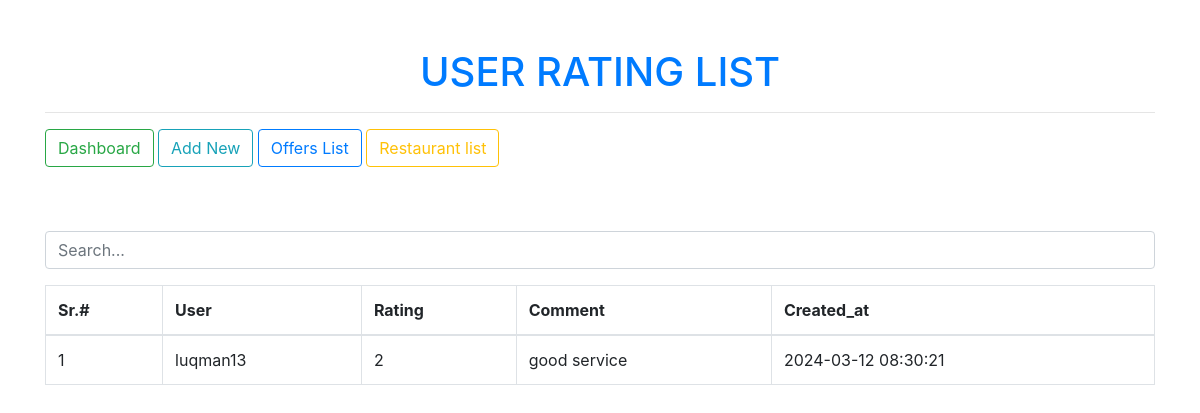
The app's page /restaurant/user_rating.php?id=6 (signed in) with its own data.
### tables this page shows
CREATE TABLE `ratings` (
  `RatingID` int(11) NOT NULL,
  `UserID` int(11) DEFAULT NULL,
  `RestaurantID` int(11) DEFAULT NULL,
  `Rating` int(11) NOT NULL,
  `Comment` text DEFAULT NULL,
  `Created_at` timestamp NOT NULL DEFAULT current_timestamp()
);

CREATE TABLE `users` (
  `UserID` int(11) NOT NULL,
  `Username` varchar(50) NOT NULL,
  `Password` varchar(60) NOT NULL,
  `UserType` enum('RestaurantOwner','FoodLover','Admin') NOT NULL,
  `Email` varchar(100) NOT NULL,
  `area` varchar(255) DEFAULT NULL,
  `Created_at` timestamp NOT NULL DEFAULT current_timestamp(),
  `Updated_at` timestamp NOT NULL DEFAULT current_timestamp() ON UPDATE current_timestamp()
);

### classes/Database.php (called while the page is built, shortened)
<?php
class Database
{
    public $host   = DB_HOST;
    public $user   = DB_USER;
    public $pass   = DB_PASS;
    public $dbname = DB_NAME;
    public $link;
    private function connectDB()
    {
        $this->link = new mysqli(
            $this->host,
            $this->user,
            $this->pass,
            $this->dbname
        );
    }
    public function select($query)
    {
        $result = $this->link->query($query) or
            die($this->link->error . __LINE__);
        if ($result->num_rows > 0) {
            return $result;
        } else {
            return false;
        }
    }
}

### classes/Restaurant.php (called while the page is built, shortened)
<?php
require_once "Database.php";
class Restaurant
{
    private $db;
    function __construct()
    {
        $this->db = new Database();
    }
    public function ratingList($restaurant_owner_id, $restaurant_id)
    {
        $query = "SELECT r.RatingID, r.UserID, r.Rating, r.Comment, r.Created_at, u.Username
              FROM ratings r
              INNER JOIN users u ON r.UserID = u.UserID
              WHERE r.RestaurantID = $restaurant_id";
        $result = $this->db->select($query);
        $ratings = [];
        while ($row = mysqli_fetch_assoc($result)) {
            $ratings[] = $row;
        }
        return $ratings;
    }
}

### restaurant/user_rating.php (the view, shortened to what this page needs)
<?php
require_once "../classes/Restaurant.php";
$rating_list = new Restaurant();
$rating_list_data = $rating_list->ratingList($_SESSION["RestaurantOwnerId"], $_GET['id']);
?>
<!doctype html>
<html lang="en">
<head>
  <link rel="stylesheet" href="https://stackpath.bootstrapcdn.com/bootstrap/4.3.1/css/bootstrap.min.css">
</head>
<body>
  <div class="container">
    <h1 class=" text text-center text-uppercase text-primary mt-5 ">
      User Rating List
    </h1>
    <hr>
    <a href="dasboard.php" class="btn btn-outline-success mb-5">Dashboard</a>
    <a href="add_resturaunt.php" class=" mb-5 btn btn-outline-info">Add New</a>
    <a href="offers_list.php" class=" mb-5 btn btn-outline-primary">Offers List</a>
    <a href="resturaunt_list.php" class=" mb-5 btn btn-outline-warning">Restaurant list</a>
    <input type="text" id="searchInput" class="form-control mt-3" placeholder="Search...">
    <table class="table mt-3 table-bordered table-hover">
    <thead>
        <tr>
            <th>Sr.#</th>
            <th>User</th>
            <th>Rating</th>
            <th>Comment</th>
            <th>Created_at</th>
        </tr>
    </thead>
    <tbody id="tableBody">
        <?php if (empty($rating_list_data)) : ?>
            <tr>
                <td colspan="5" class="text text-center text-uppercase text-danger font-weight-bold">No ratings found</td>
            </tr>
        <?php else : $count = 0;
            foreach ($rating_list_data as $rating) : $count++ ?>
                <tr>
                    <td><?php echo $count; ?></td>
                    <td><?php echo $rating['Username']; ?></td>
                    <td><?php echo $rating['Rating']; ?></td>
                    <td><?php echo $rating['Comment']; ?></td>
                    <td><?php echo $rating['Created_at']; ?></td>
                </tr>
            <?php endforeach;
        endif; ?>
    </tbody>
</table>
  </div>
</body>
</html>

### records on screen
ratings: UserID.Username "luqman13", Rating "2", Comment "good service", Created_at "2024-03-12 08:30:21"
